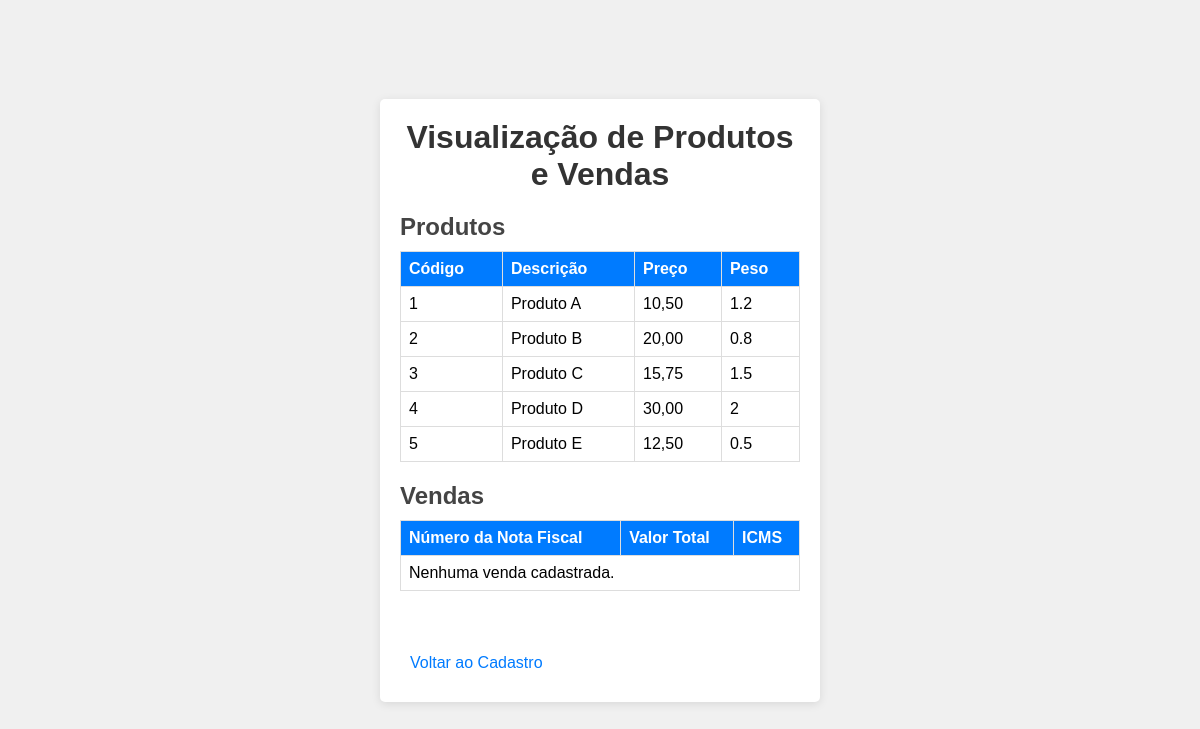
/visualizar.php (signed in), run on the app's committed database.
### tables this page shows
CREATE TABLE IF NOT EXISTS Produto (
    Codigo_Produto INT PRIMARY KEY,
    Descricao_Produto VARCHAR(50),
    Preco_Produto FLOAT,
    Peso FLOAT
);

### visualizar.php (the view, shortened to what this page needs)
<?php
$servername = "localhost";
$username = "root";
$password = "";
$dbname = "vendas";
$conn = new mysqli($servername, $username, $password, $dbname);
$sql_produto = "SELECT * FROM Produto";
$result_produto = $conn->query($sql_produto);
$sql_venda = "SELECT * FROM Venda";
$result_venda = $conn->query($sql_venda);
?>
<!DOCTYPE html>
<html lang="pt-BR">
<head>
    <link rel="stylesheet" href="login-style.css">
</head>
<body>
    <div class="container">
        <h1>Visualização de Produtos e Vendas</h1>
        <h2>Produtos</h2>
        <table>
            <thead>
                <tr>
                    <th>Código</th>
                    <th>Descrição</th>
                    <th>Preço</th>
                    <th>Peso</th>
                </tr>
            </thead>
            <tbody>
                <?php if ($result_produto->num_rows > 0): ?>
                    <?php while($row = $result_produto->fetch_assoc()): ?>
                        <tr>
                            <td><?php echo $row['Codigo_Produto']; ?></td>
                            <td><?php echo $row['Descricao_Produto']; ?></td>
                            <td><?php echo number_format($row['Preco_Produto'], 2, ',', '.'); ?></td>
                            <td><?php echo $row['Peso']; ?></td>
                        </tr>
                    <?php endwhile; ?>
                <?php else: ?>
                    <tr>
                        <td colspan="4">Nenhum produto cadastrado.</td>
                    </tr>
                <?php endif; ?>
            </tbody>
        </table>
        <h2>Vendas</h2>
        <table>
            <thead>
                <tr>
                    <th>Número da Nota Fiscal</th>
                    <th>Valor Total</th>
                    <th>ICMS</th>
                </tr>
            </thead>
            <tbody>
                <?php if ($result_venda->num_rows > 0): ?>
                    <?php while($row = $result_venda->fetch_assoc()): ?>
                        <tr>
                            <td><?php echo $row['Numero_NF']; ?></td>
                            <td><?php echo number_format($row['ValorTotal_NF'], 2, ',', '.'); ?></td>
                            <td><?php echo $row['ICMS']; ?></td>
                        </tr>
                    <?php endwhile; ?>
                <?php else: ?>
                    <tr>
                        <td colspan="3">Nenhuma venda cadastrada.</td>
                    </tr>
                <?php endif; ?>
            </tbody>
        </table>
        <br>
        <a href="index.php" class="btn-voltar">Voltar ao Cadastro</a>
    </div>
</body>
</html>

### login-style.css (style rules this page uses)
body, h1, h2, form, table { margin: 0; padding: 0; box-sizing: border-box; }
body { font-family: Arial, sans-serif; background-color: #f0f0f0; display: flex; justify-content: center; align-items: center; height: 100vh; }
.container { background-color: #fff; padding: 20px; border-radius: 5px; box-shadow: 0 2px 10px rgba(0, 0, 0, 0.1); width: 400px; }
h1 { text-align: center; margin-bottom: 20px; color: #333; }
h2 { margin-top: 20px; margin-bottom: 10px; color: #444; }
table { width: 100%; border-collapse: collapse; margin-bottom: 20px; }
th, td { border: 1px solid #ddd; padding: 8px; text-align: left; }
th { background-color: #007bff; color: white; }
.btn-voltar { display: inline-block; margin-top: 15px; text-align: center; text-decoration: none; color: #007bff; padding: 10px; }

### data on the page
produto: Codigo_Produto "1", Descricao_Produto "Produto A", Preco_Produto "10,50", Peso "1.2"
produto: Codigo_Produto "2", Descricao_Produto "Produto B", Preco_Produto "20,00", Peso "0.8"
produto: Codigo_Produto "3", Descricao_Produto "Produto C", Preco_Produto "15,75", Peso "1.5"
produto: Codigo_Produto "4", Descricao_Produto "Produto D", Preco_Produto "30,00", Peso "2"
produto: Codigo_Produto "5", Descricao_Produto "Produto E", Preco_Produto "12,50", Peso "0.5"
